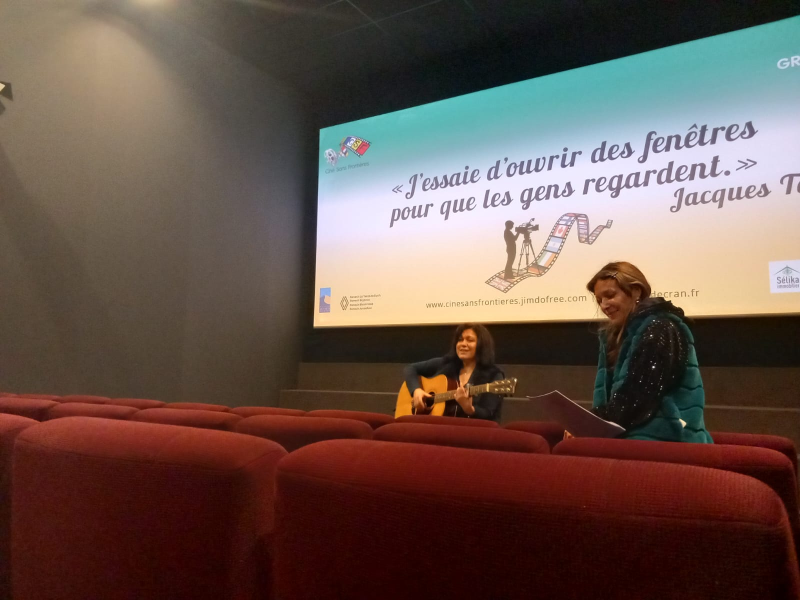
#> input picture assets/cinema-event-4ffR4bAi.jpg, 1600 x 1200 px (shown at 1/2 size)
$ python -i photo-grade.py   (imports and definitions only)
#> lines starting #> are read from the running program, lines starting #| are printed output that depends on the picture
#> further down, picture is the input picture: PIL image 1600x1200 RGB; mean R, G, B 103.3, 83.7, 75.8
#!/usr/bin/env python3
"""Grade every real association photo the site shows into one warm, colourful film look.

    python3 tools/photo-grade.py            write assets/brand/photos/ from the originals (only what changed; --force for all)
    python3 tools/photo-grade.py --sheet P  also write a before/after contact sheet to P
    python3 tools/photo-grade.py --extend [name ...]
                                            widen too-tight portraits by AI outpainting of the margin only
                                            (all that need it, or the ones named), then run it plain again

Why: the photos come from a dozen phones with different white balance, and the first brand pass
printed them as a grey ink/paper duotone. Tim, 2026-09-16: "we'd also need a different, warmer effect
for the photos ... either keep em colored or find a nice warmed colorful effect". This keeps the colour,
takes out each phone's cast, then applies one shared grade: warm highlights, brown (never blue) shadows,
lifted blacks, a gentle S-curve, colours pulled slightly together, fine grain. Hero photos are graded too.
The originals are never modified; outputs keep the paths in assets/brand/photos/map.json.
"""
import hashlib
import json
import math
import re
import subprocess
import sys
from pathlib import Path

from PIL import Image, ImageChops, ImageEnhance, ImageFilter, ImageOps, ImageStat

ROOT = Path(__file__).resolve().parent.parent
MAP = ROOT / "assets/brand/photos/map.json"


def curve(lo, hi, gamma=1.0, s=0.0):
    """Lift blacks to lo, roll highlights to hi, optional gamma and S-contrast. Returns a 256 LUT."""
    lut = []
    for i in range(256):
        x = i / 255
        x = x ** gamma
        if s:
            x = x + s * (x - 0.5) * (1 - abs(2 * x - 1))
        lut.append(round(lo + (hi - lo) * min(1, max(0, x))))
    return lut


def grade(im):
    im = ImageOps.exif_transpose(im).convert("RGB")
    # 1. take out most of the phone's colour cast (gray world, 70%)
    r, g, b = im.split()
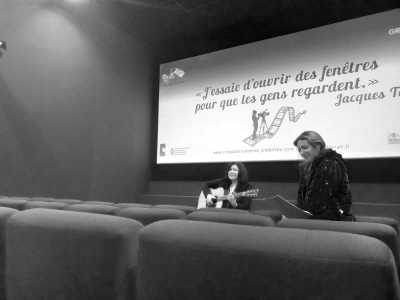
#> r: PIL image 1600x1200 L (shown at 1/4 size); min 0, max 255, mean 103.3
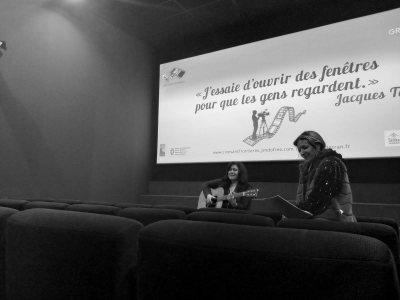
#> g: PIL image 1600x1200 L (shown at 1/4 size); min 0, max 253, mean 83.7
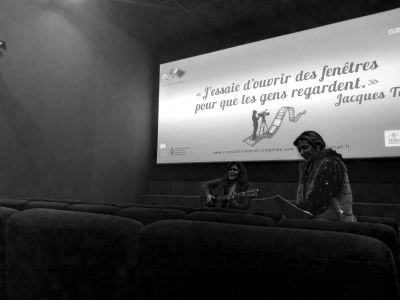
#> b: PIL image 1600x1200 L (shown at 1/4 size); min 0, max 255, mean 75.8
    means = ImageStat.Stat(im).mean
#> means = [103.3, 83.75, 75.83]
    avg = sum(means) / 3
#> avg = 87.63
    chans = []
    for ch, m in zip((r, g, b), means):
        k = 1 + 0.7 * (avg / max(m, 1) - 1)
        chans.append(ch.point(lambda v, k=k: min(255, round(v * k))))
#> this loop made 3 passes
#> (m, k) on passes 1 to 3: (103.3, 0.894), (83.75, 1.03), (75.83, 1.11)
#> after the loop, chans = 3 items
    im = Image.merge("RGB", chans)
    # 2. tame extremes so a red tulip and a blue wall sit in one palette
    im = ImageOps.autocontrast(im, cutoff=0.6)
    im = ImageEnhance.Color(im).enhance(0.96)
    # 3. warm film curve per channel: warm highlights, brown shadows, lifted blacks
    r, g, b = im.split()
    r = r.point(curve(26, 255, 0.91, 0.22))
    g = g.point(curve(19, 243, 0.96, 0.22))
    b = b.point(curve(12, 214, 1.07, 0.2))
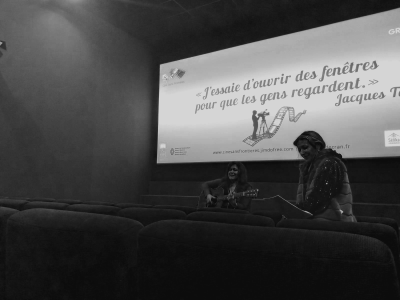
#> b: PIL image 1600x1200 L (shown at 1/4 size); min 12, max 214, mean 73.6
    im = Image.merge("RGB", (r, g, b))
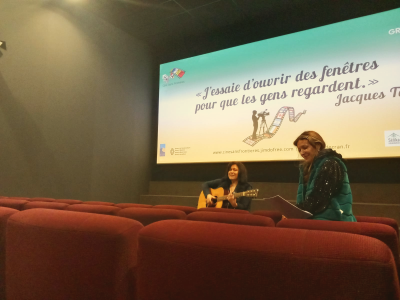
#> im: PIL image 1600x1200 RGB (shown at 1/4 size); mean R, G, B 115.4, 97.6, 73.6
    # 4. a touch of glow in the highlights and fine grain
    soft = im.filter(__import__("PIL.ImageFilter", fromlist=["GaussianBlur"]).GaussianBlur(6))
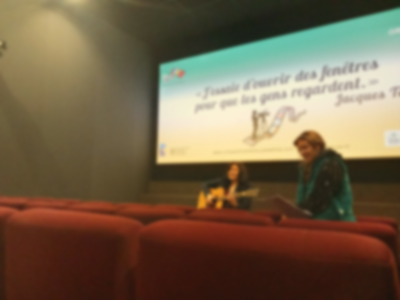
#> soft: PIL image 1600x1200 RGB (shown at 1/4 size); mean R, G, B 115.4, 97.6, 73.5
    im = ImageChops.screen(im, ImageEnhance.Brightness(soft).enhance(0.12))
    noise = Image.effect_noise(im.size, 18).convert("L").point(lambda v: 128 + (v - 128) // 3)
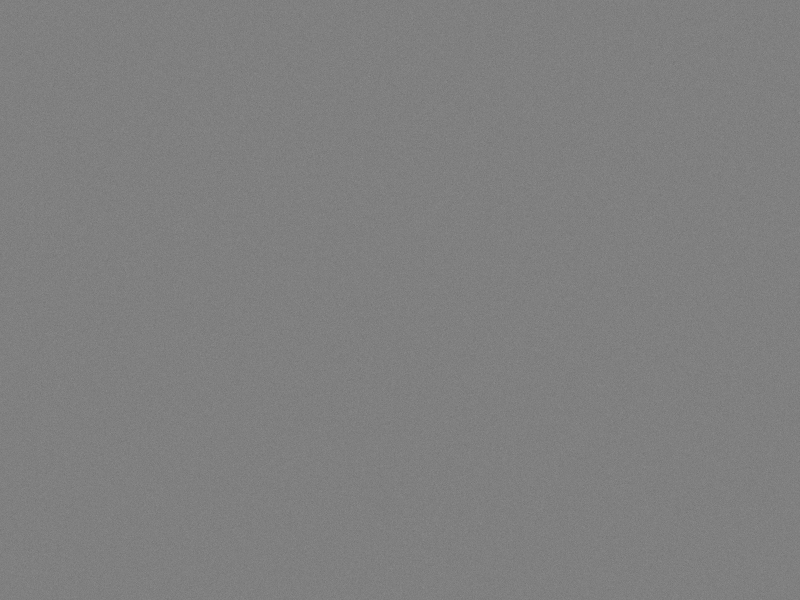
#> noise: PIL image 1600x1200 L (shown at 1/2 size); min 96, max 156, mean 127.5
    im = ImageChops.overlay(im, Image.merge("RGB", [noise] * 3))
    return im


# ------------------------------------------------------------------------------------------ portraits
# One format for every person: upright 4:5, the same head size, the same eye line, the head centred.
# Measured 2026-09-29 (Tim: "center all the faces equally, use AI if needed to complete a pic"): the old
# target (face box 34% of the frame, centred 42% down) needed 1.5x more photo than 20 of the 21 400px
# headshots have, so the crop clamped silently and heads came out 30-80% too big, too low, some cut off.
# The values below are the framing most of the real photos already have, so those stay 100% photograph and
# only the ones that lack pixels are widened, by AI outpainting of the margin (extend(), assets/adv/extended/).
PORTRAIT = (440, 550)     # 4:5
FACE_H = 0.54             # the face box fills this much of the frame height, in every portrait
EYE_Y = 0.47              # ...with the eye line this far down
TURN = 0.35               # a turned head is centred on the skull, not the face (see frame())
NUDGE = 0.02              # a crop may slide or shrink this much of its size to stay inside the photo
EXTENDED = ROOT / "assets/adv/extended"    # AI-widened copies; only the margin is AI (extended.json says where)
TRIM = {"dirk-moosmayer": (21, 0, 355, 400)}   # a web screenshot: white page margins and a black bar, not photo

PROBE = r"""
// Largest face: box, eye line and head turn (Apple Vision, on this Mac). One JSON line per image.
import Foundation
import Vision
import CoreImage
for path in CommandLine.arguments.dropFirst() {
    guard let img = CIImage(contentsOf: URL(fileURLWithPath: path)) else { continue }
    let handler = VNImageRequestHandler(ciImage: img, options: [:])
    let marks = VNDetectFaceLandmarksRequest(), rects = VNDetectFaceRectanglesRequest()
    rects.revision = VNDetectFaceRectanglesRequestRevision3
    guard (try? handler.perform([marks])) != nil,        // alone: its own detector + landmark-aligned box
          (try? VNImageRequestHandler(ciImage: img, options: [:]).perform([rects])) != nil,   // rev. 3: fine head turn
          let f = marks.results?.max(by: { $0.boundingBox.width * $0.boundingBox.height < $1.boundingBox.width * $1.boundingBox.height })
    else { continue }
    let b = f.boundingBox
    var ey = 1 - Double(b.midY) - 0.12 * Double(b.height)
    if let lm = f.landmarks, let l = lm.leftPupil ?? lm.leftEye, let r = lm.rightPupil ?? lm.rightEye {
        let ys = (l.normalizedPoints + r.normalizedPoints).map { Double($0.y) }
        ey = 1 - (Double(b.minY) + Double(b.height) * ys.reduce(0, +) / Double(ys.count))
    }
    let turn = rects.results?.min(by: { hypot($0.boundingBox.midX - b.midX, $0.boundingBox.midY - b.midY) < hypot($1.boundingBox.midX - b.midX, $1.boundingBox.midY - b.midY) })
    let yaw = (turn?.yaw?.doubleValue ?? 0) * 180 / .pi
    print(String(format: "{\"path\":\"%@\",\"bx\":%.4f,\"by\":%.4f,\"fw\":%.4f,\"fh\":%.4f,\"ey\":%.4f,\"yaw\":%.1f}",
                 path, Double(b.midX), 1 - Double(b.midY), Double(b.width), Double(b.height), ey, yaw))
}
"""


# [81 lines left out: functions probe, frame, fit, mirror_pad, portrait_source, replate, not called in this run]


IMAGEGEN = Path.home() / ".agents/skills/imagegen/scripts/generate_image.py"
OUTPAINT = ("This portrait photo sits on a larger canvas; the flat mid-grey bands around it are blank canvas. "
            "Outpaint ONLY those grey bands so the photo simply continues past its old edges: the same background, "
            "and where the frame cut them, the rest of the hair or head outline, shoulders and clothing, exactly as "
            "they would continue. Do not change anything inside the original photo: same person, same face, same "
            "expression, same pose, same position and size. Match its lighting, colour, focus, blur and grain. "
            "Photorealistic. No new people, objects, text, frames or borders.")


# [153 lines left out: functions extend, original, focal_points, main, not called in this run]


# [5 lines not run here, left out]

>>> from PIL import Image
>>> picture = Image.open('../assets/cinema-event-4ffR4bAi.jpg')
>>> result = grade(picture)

$ run again, on assets/hero-about-DUFs2zRV.jpg
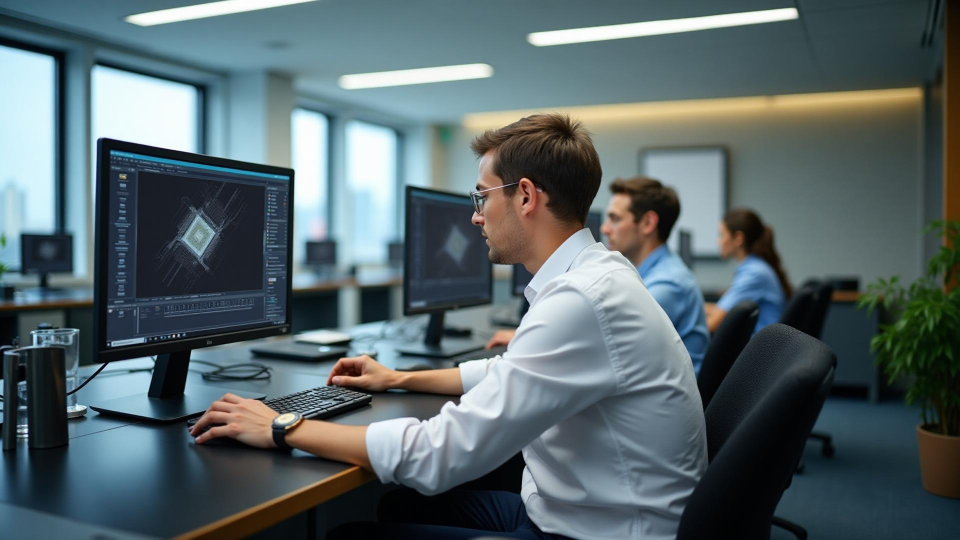
#> input picture assets/hero-about-DUFs2zRV.jpg, 1920 x 1080 px (shown at 1/2 size)
#> picture is the input picture: PIL image 1920x1080 RGB; mean R, G, B 87.4, 102.2, 105.9
#> in grade, `r, g, b = im.split()`:
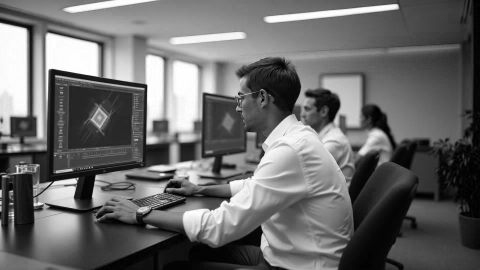
#> b: PIL image 1920x1080 L (shown at 1/4 size); min 0, max 255, mean 105.9
#> means = [87.39, 102.2, 105.9]
#> avg = 98.5
#> the loop in grade, `for ch, m in zip((r, g, b), means):` made 3 passes
#> (m, k) on passes 1 to 3: (87.39, 1.09), (102.2, 0.974), (105.9, 0.951)
#> after the loop in grade, `for ch, m in zip((r, g, b), means):`: chans = 3 items
#> in grade, `soft = im.filter(__import__("PIL.ImageFilter", fromlist=["GaussianBlur..`:
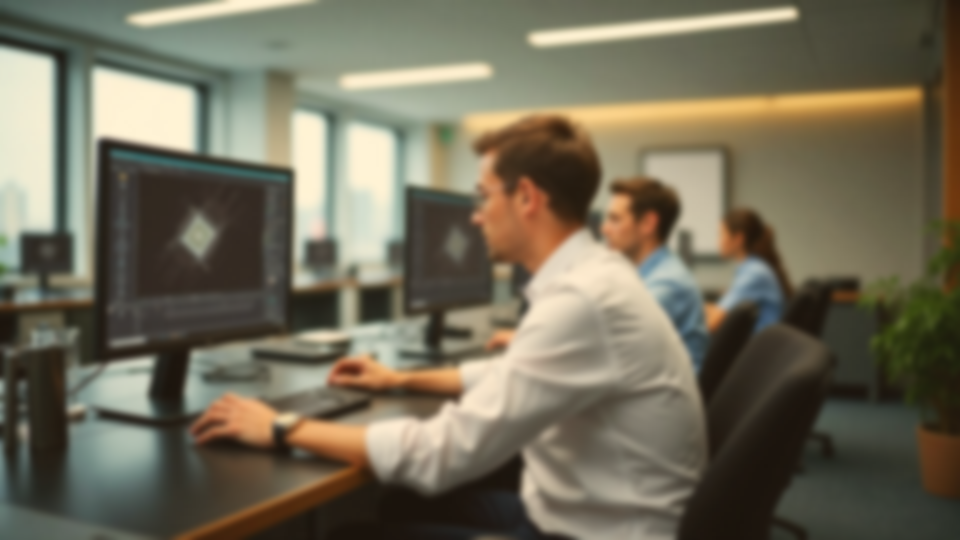
#> soft: PIL image 1920x1080 RGB (shown at 1/2 size); mean R, G, B 114.1, 108.3, 89.2

$ run again, on assets/hero-faculty-connect-DC5aDkIS.jpg
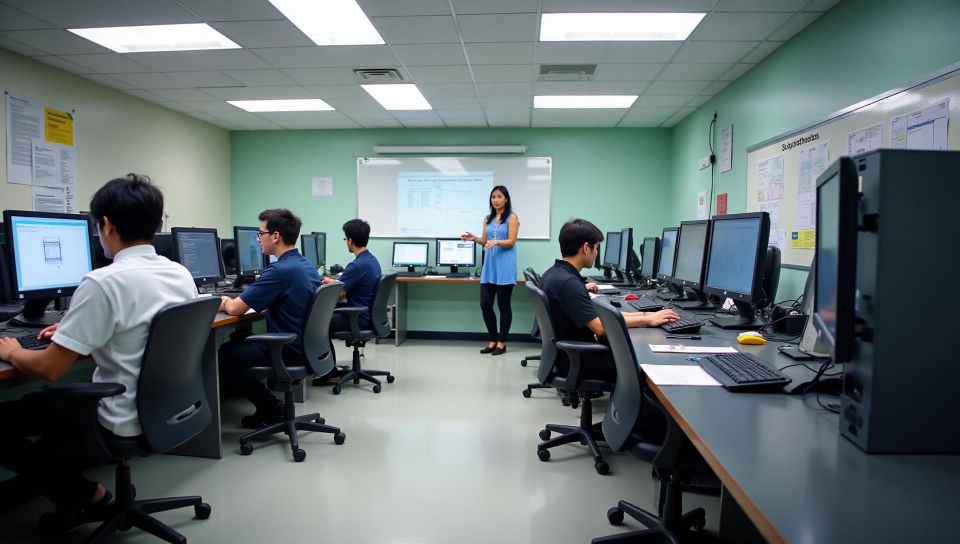
#> input picture assets/hero-faculty-connect-DC5aDkIS.jpg, 1920 x 1088 px (shown at 1/2 size)
#> picture is the input picture: PIL image 1920x1088 RGB; mean R, G, B 101.4, 113.3, 115.5
#> in grade, `r, g, b = im.split()`:
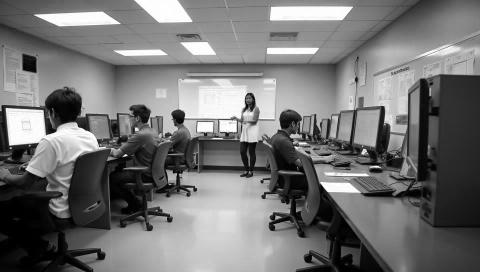
#> b: PIL image 1920x1088 L (shown at 1/4 size); min 0, max 255, mean 115.5
#> means = [101.4, 113.3, 115.5]
#> avg = 110
#> the loop in grade, `for ch, m in zip((r, g, b), means):` made 3 passes
#> (m, k) on passes 1 to 3: (101.4, 1.06), (113.3, 0.98), (115.5, 0.967)
#> after the loop in grade, `for ch, m in zip((r, g, b), means):`: chans = 3 items
#> in grade, `soft = im.filter(__import__("PIL.ImageFilter", fromlist=["GaussianBlur..`:
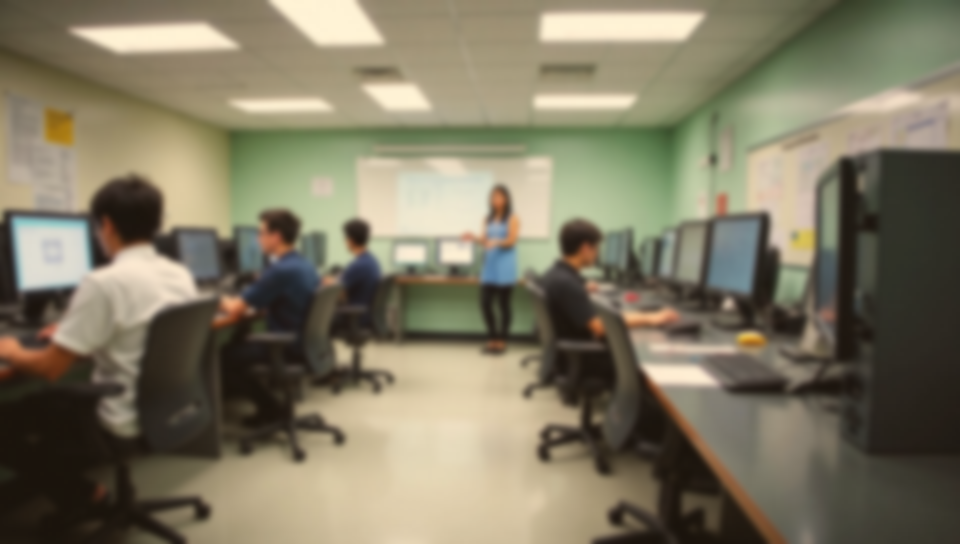
#> soft: PIL image 1920x1088 RGB (shown at 1/2 size); mean R, G, B 127.3, 120.5, 98.9
